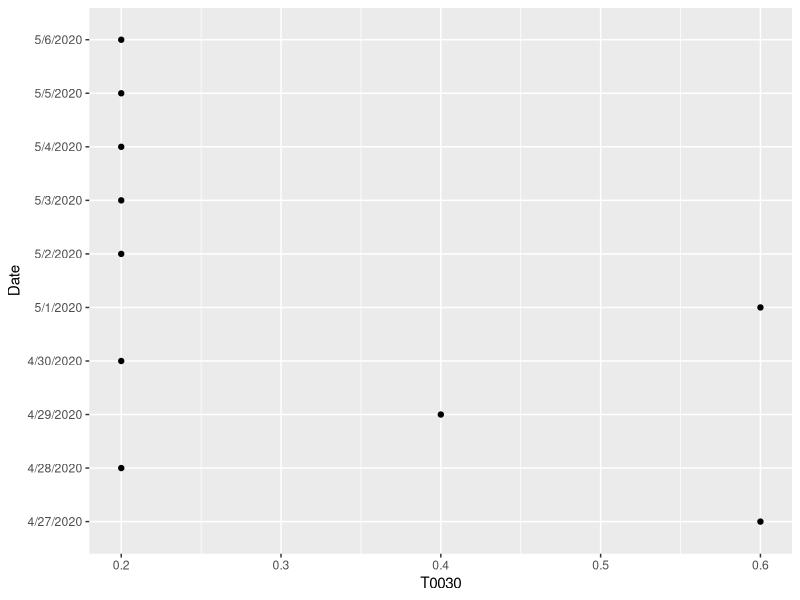

Write R code to recreate this figure. (Note: this script raises an error after producing the figure.)
library(ggplot2)
library(reshape)

setwd('./R')
getwd()
powerusage <- read.csv('./data/dominion_05072020_history_kw.csv', header=FALSE)
colnames(powerusage) <- c("Date","T0030","T0100","T0130","T0200","T0230","T0300","T0330","T0400","T0430","T0500","T0530","T0600","T0630","T0700","T0730","T0800","T0830","T0900","T0930","T1000","T1030","T1100","T1130","T1200","T1230","T1300","T1330","T1400","T1430","T1500","T1530","T1600","T1630","T1700","T1730","T1800","T1830","T1900","T1930","T2000","T2030","T2100","T2130","T2200","T2230","T2300","T2330","T2400")

str(powerusage)
summary(powerusage)

ggplot(data=powerusage, aes(x=T0030, y=Date)) + geom_line() + geom_point()


?aes()

# Need:
# Date, Time, KW, KWH
# I think this will plot better. Have to transform.


longPowerUsage <- melt(powerusage)
str(longPowerUsage)
summary(longPowerUsage)
longPowerUsage

sum(powerusage$T2200)
sum(powerusage$T2300)

#rowSums(powerusage[2,], na.rm=TRUE)

#longPowerUsage2 <- melt(longPowerUsage, id.vars = c("Date", "variable"))
#longPowerUsage2

# group = Date is the Magic??
ggplot(data=longPowerUsage, aes(x=variable, y=value, group=Date, color=Date, shape=Date)) + 
  geom_line() + 
  geom_point() + 
  scale_x_discrete(name="Time") 


#+ scale_y_discrete(name="Kilowatts")
